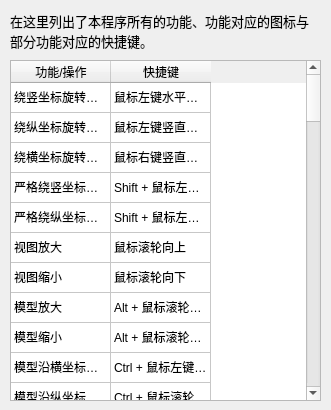
<?xml version="1.0" encoding="UTF-8"?>
<ui version="4.0">
 <class>GuideForm</class>
 <widget class="QWidget" name="GuideForm">
  <property name="geometry">
   <rect>
    <x>0</x>
    <y>0</y>
    <width>331</width>
    <height>410</height>
   </rect>
  </property>
  <property name="minimumSize">
   <size>
    <width>331</width>
    <height>410</height>
   </size>
  </property>
  <property name="maximumSize">
   <size>
    <width>331</width>
    <height>410</height>
   </size>
  </property>
  <property name="windowTitle">
   <string>功能与快捷键</string>
  </property>
  <property name="windowIcon">
   <iconset resource="GraphicsatZJU.qrc">
    <normaloff>:/GraphicsatZJU/Resources/ToolbarIcons/0x03D.png</normaloff>:/GraphicsatZJU/Resources/ToolbarIcons/0x03D.png</iconset>
  </property>
  <widget class="QTableWidget" name="tableWidget">
   <property name="geometry">
    <rect>
     <x>10</x>
     <y>60</y>
     <width>311</width>
     <height>341</height>
    </rect>
   </property>
   <property name="frameShape">
    <enum>QFrame::StyledPanel</enum>
   </property>
   <property name="frameShadow">
    <enum>QFrame::Sunken</enum>
   </property>
   <property name="midLineWidth">
    <number>1</number>
   </property>
   <property name="horizontalScrollBarPolicy">
    <enum>Qt::ScrollBarAlwaysOff</enum>
   </property>
   <property name="rowCount">
    <number>67</number>
   </property>
   <property name="columnCount">
    <number>2</number>
   </property>
   <attribute name="verticalHeaderVisible">
    <bool>false</bool>
   </attribute>
   <row>
    <property name="text">
     <string>1</string>
    </property>
   </row>
   <row>
    <property name="text">
     <string>2</string>
    </property>
   </row>
   <row>
    <property name="text">
     <string>3</string>
    </property>
   </row>
   <row>
    <property name="text">
     <string>4</string>
    </property>
   </row>
   <row>
    <property name="text">
     <string>5</string>
    </property>
   </row>
   <row>
    <property name="text">
     <string>6</string>
    </property>
   </row>
   <row>
    <property name="text">
     <string>7</string>
    </property>
   </row>
   <row>
    <property name="text">
     <string>8</string>
    </property>
   </row>
   <row>
    <property name="text">
     <string>9</string>
    </property>
   </row>
   <row>
    <property name="text">
     <string>10</string>
    </property>
   </row>
   <row>
    <property name="text">
     <string>11</string>
    </property>
   </row>
   <row>
    <property name="text">
     <string>12</string>
    </property>
   </row>
   <row/>
   <row/>
   <row/>
   <row/>
   <row/>
   <row/>
   <row/>
   <row/>
   <row/>
   <row/>
   <row/>
   <row/>
   <row/>
   <row/>
   <row/>
   <row/>
   <row/>
   <row/>
   <row/>
   <row/>
   <row/>
   <row/>
   <row/>
   <row/>
   <row/>
   <row/>
   <row/>
   <row/>
   <row/>
   <row/>
   <row/>
   <row/>
   <row/>
   <row/>
   <row/>
   <row/>
   <row/>
   <row/>
   <row/>
   <row/>
   <row/>
   <row/>
   <row/>
   <row/>
   <row/>
   <row/>
   <row/>
   <row/>
   <row/>
   <row/>
   <row/>
   <row/>
   <row/>
   <row/>
   <row/>
   <column>
    <property name="text">
     <string>功能/操作</string>
    </property>
   </column>
   <column>
    <property name="text">
     <string>快捷键</string>
    </property>
   </column>
   <item row="0" column="0">
    <property name="text">
     <string>绕竖坐标旋转视角</string>
    </property>
   </item>
   <item row="0" column="1">
    <property name="text">
     <string>鼠标左键水平拖动</string>
    </property>
   </item>
   <item row="1" column="0">
    <property name="text">
     <string>绕纵坐标旋转视角</string>
    </property>
   </item>
   <item row="1" column="1">
    <property name="text">
     <string>鼠标左键竖直拖动</string>
    </property>
   </item>
   <item row="2" column="0">
    <property name="text">
     <string>绕横坐标旋转视角</string>
    </property>
   </item>
   <item row="2" column="1">
    <property name="text">
     <string>鼠标右键竖直拖动</string>
    </property>
   </item>
   <item row="3" column="0">
    <property name="text">
     <string>严格绕竖坐标旋转视角</string>
    </property>
   </item>
   <item row="3" column="1">
    <property name="text">
     <string>Shift + 鼠标左键水平拖动</string>
    </property>
   </item>
   <item row="4" column="0">
    <property name="text">
     <string>严格绕纵坐标旋转视角</string>
    </property>
   </item>
   <item row="4" column="1">
    <property name="text">
     <string>Shift + 鼠标左键竖直拖动</string>
    </property>
   </item>
   <item row="5" column="0">
    <property name="text">
     <string>视图放大</string>
    </property>
   </item>
   <item row="5" column="1">
    <property name="text">
     <string>鼠标滚轮向上</string>
    </property>
   </item>
   <item row="6" column="0">
    <property name="text">
     <string>视图缩小</string>
    </property>
   </item>
   <item row="6" column="1">
    <property name="text">
     <string>鼠标滚轮向下</string>
    </property>
   </item>
   <item row="7" column="0">
    <property name="text">
     <string>模型放大</string>
    </property>
   </item>
   <item row="7" column="1">
    <property name="text">
     <string>Alt + 鼠标滚轮向上</string>
    </property>
   </item>
   <item row="8" column="0">
    <property name="text">
     <string>模型缩小</string>
    </property>
   </item>
   <item row="8" column="1">
    <property name="text">
     <string>Alt + 鼠标滚轮向下</string>
    </property>
   </item>
   <item row="9" column="0">
    <property name="text">
     <string>模型沿横坐标移动</string>
    </property>
   </item>
   <item row="9" column="1">
    <property name="text">
     <string>Ctrl + 鼠标左键水平拖动</string>
    </property>
   </item>
   <item row="10" column="0">
    <property name="text">
     <string>模型沿纵坐标移动</string>
    </property>
   </item>
   <item row="10" column="1">
    <property name="text">
     <string>Ctrl + 鼠标滚轮</string>
    </property>
   </item>
   <item row="11" column="0">
    <property name="text">
     <string>模型沿竖坐标移动</string>
    </property>
   </item>
   <item row="11" column="1">
    <property name="text">
     <string>Ctrl + 鼠标左键竖直拖动</string>
    </property>
   </item>
   <item row="12" column="0">
    <property name="text">
     <string>新建文档</string>
    </property>
    <property name="icon">
     <iconset resource="GraphicsatZJU.qrc">
      <normaloff>:/GraphicsatZJU/Resources/ToolbarIcons/0x025.png</normaloff>:/GraphicsatZJU/Resources/ToolbarIcons/0x025.png</iconset>
    </property>
   </item>
   <item row="12" column="1">
    <property name="text">
     <string>Ctrl + N</string>
    </property>
   </item>
   <item row="13" column="0">
    <property name="text">
     <string>打开文档/模型</string>
    </property>
    <property name="icon">
     <iconset resource="GraphicsatZJU.qrc">
      <normaloff>:/GraphicsatZJU/Resources/ToolbarIcons/0x001.png</normaloff>:/GraphicsatZJU/Resources/ToolbarIcons/0x001.png</iconset>
    </property>
   </item>
   <item row="13" column="1">
    <property name="text">
     <string>Ctrl + O</string>
    </property>
   </item>
   <item row="14" column="0">
    <property name="text">
     <string>重命名当前文档</string>
    </property>
    <property name="icon">
     <iconset resource="GraphicsatZJU.qrc">
      <normaloff>:/GraphicsatZJU/Resources/ToolbarIcons/0x084.png</normaloff>:/GraphicsatZJU/Resources/ToolbarIcons/0x084.png</iconset>
    </property>
   </item>
   <item row="14" column="1">
    <property name="text">
     <string>—</string>
    </property>
   </item>
   <item row="15" column="0">
    <property name="text">
     <string>保存当前文档</string>
    </property>
    <property name="icon">
     <iconset resource="GraphicsatZJU.qrc">
      <normaloff>:/GraphicsatZJU/Resources/ToolbarIcons/0x002.png</normaloff>:/GraphicsatZJU/Resources/ToolbarIcons/0x002.png</iconset>
    </property>
   </item>
   <item row="15" column="1">
    <property name="text">
     <string>Ctrl + S</string>
    </property>
   </item>
   <item row="16" column="0">
    <property name="text">
     <string>项目另存为</string>
    </property>
    <property name="icon">
     <iconset resource="GraphicsatZJU.qrc">
      <normaloff>:/GraphicsatZJU/Resources/ToolbarIcons/0x082.png</normaloff>:/GraphicsatZJU/Resources/ToolbarIcons/0x082.png</iconset>
    </property>
   </item>
   <item row="16" column="1">
    <property name="text">
     <string>Ctrl + Alt + S</string>
    </property>
   </item>
   <item row="17" column="0">
    <property name="text">
     <string>保存全部文档</string>
    </property>
    <property name="icon">
     <iconset resource="GraphicsatZJU.qrc">
      <normaloff>:/GraphicsatZJU/Resources/ToolbarIcons/0x083.png</normaloff>:/GraphicsatZJU/Resources/ToolbarIcons/0x083.png</iconset>
    </property>
   </item>
   <item row="17" column="1">
    <property name="text">
     <string>—</string>
    </property>
   </item>
   <item row="18" column="0">
    <property name="text">
     <string>重新载入模型</string>
    </property>
    <property name="icon">
     <iconset resource="GraphicsatZJU.qrc">
      <normaloff>:/GraphicsatZJU/Resources/ToolbarIcons/0x026.png</normaloff>:/GraphicsatZJU/Resources/ToolbarIcons/0x026.png</iconset>
    </property>
   </item>
   <item row="18" column="1">
    <property name="text">
     <string>Ctrl + R</string>
    </property>
   </item>
   <item row="19" column="0">
    <property name="text">
     <string>快速保存截图</string>
    </property>
    <property name="icon">
     <iconset resource="GraphicsatZJU.qrc">
      <normaloff>:/GraphicsatZJU/Resources/ToolbarIcons/0x081.png</normaloff>:/GraphicsatZJU/Resources/ToolbarIcons/0x081.png</iconset>
    </property>
   </item>
   <item row="19" column="1">
    <property name="text">
     <string>Ctrl + Alt + N</string>
    </property>
   </item>
   <item row="20" column="0">
    <property name="text">
     <string>导出为三维模型</string>
    </property>
    <property name="icon">
     <iconset resource="GraphicsatZJU.qrc">
      <normaloff>:/GraphicsatZJU/Resources/ToolbarIcons/0x032.png</normaloff>:/GraphicsatZJU/Resources/ToolbarIcons/0x032.png</iconset>
    </property>
   </item>
   <item row="20" column="1">
    <property name="text">
     <string>Ctrl + E</string>
    </property>
   </item>
   <item row="21" column="0">
    <property name="text">
     <string>退出</string>
    </property>
    <property name="icon">
     <iconset resource="GraphicsatZJU.qrc">
      <normaloff>:/GraphicsatZJU/Resources/ToolbarIcons/0x04C.png</normaloff>:/GraphicsatZJU/Resources/ToolbarIcons/0x04C.png</iconset>
    </property>
   </item>
   <item row="21" column="1">
    <property name="text">
     <string>Shift + Esc</string>
    </property>
   </item>
   <item row="22" column="0">
    <property name="text">
     <string>点阵</string>
    </property>
    <property name="icon">
     <iconset resource="GraphicsatZJU.qrc">
      <normaloff>:/GraphicsatZJU/Resources/ToolbarIcons/0x031.png</normaloff>:/GraphicsatZJU/Resources/ToolbarIcons/0x031.png</iconset>
    </property>
   </item>
   <item row="22" column="1">
    <property name="text">
     <string>Ctrl + Shift + P</string>
    </property>
   </item>
   <item row="23" column="0">
    <property name="text">
     <string>线框</string>
    </property>
    <property name="icon">
     <iconset resource="GraphicsatZJU.qrc">
      <normaloff>:/GraphicsatZJU/Resources/ToolbarIcons/0x028.png</normaloff>:/GraphicsatZJU/Resources/ToolbarIcons/0x028.png</iconset>
    </property>
   </item>
   <item row="23" column="1">
    <property name="text">
     <string>Ctrl + Shift + L</string>
    </property>
   </item>
   <item row="24" column="0">
    <property name="text">
     <string>线框填充</string>
    </property>
    <property name="icon">
     <iconset resource="GraphicsatZJU.qrc">
      <normaloff>:/GraphicsatZJU/Resources/ToolbarIcons/0x034.png</normaloff>:/GraphicsatZJU/Resources/ToolbarIcons/0x034.png</iconset>
    </property>
   </item>
   <item row="24" column="1">
    <property name="text">
     <string>Ctrl + Shift + F</string>
    </property>
   </item>
   <item row="25" column="0">
    <property name="text">
     <string>面填充</string>
    </property>
    <property name="icon">
     <iconset resource="GraphicsatZJU.qrc">
      <normaloff>:/GraphicsatZJU/Resources/ToolbarIcons/0x033.png</normaloff>:/GraphicsatZJU/Resources/ToolbarIcons/0x033.png</iconset>
    </property>
   </item>
   <item row="25" column="1">
    <property name="text">
     <string>Alt + Shift + S</string>
    </property>
   </item>
   <item row="26" column="0">
    <property name="text">
     <string>平滑填充</string>
    </property>
    <property name="icon">
     <iconset resource="GraphicsatZJU.qrc">
      <normaloff>:/GraphicsatZJU/Resources/ToolbarIcons/0x035.png</normaloff>:/GraphicsatZJU/Resources/ToolbarIcons/0x035.png</iconset>
    </property>
   </item>
   <item row="26" column="1">
    <property name="text">
     <string>Alt + Shift + L</string>
    </property>
   </item>
   <item row="27" column="0">
    <property name="text">
     <string>光照</string>
    </property>
    <property name="icon">
     <iconset resource="GraphicsatZJU.qrc">
      <normaloff>:/GraphicsatZJU/Resources/ToolbarIcons/0x036.png</normaloff>:/GraphicsatZJU/Resources/ToolbarIcons/0x036.png</iconset>
    </property>
   </item>
   <item row="27" column="1">
    <property name="text">
     <string>Ctrl + L</string>
    </property>
   </item>
   <item row="28" column="0">
    <property name="text">
     <string>显示包围盒</string>
    </property>
    <property name="icon">
     <iconset resource="GraphicsatZJU.qrc">
      <normaloff>:/GraphicsatZJU/Resources/ToolbarIcons/0x01D.png</normaloff>:/GraphicsatZJU/Resources/ToolbarIcons/0x01D.png</iconset>
    </property>
   </item>
   <item row="28" column="1">
    <property name="text">
     <string>—</string>
    </property>
   </item>
   <item row="29" column="0">
    <property name="text">
     <string>显示中心点</string>
    </property>
    <property name="icon">
     <iconset resource="GraphicsatZJU.qrc">
      <normaloff>:/GraphicsatZJU/Resources/ToolbarIcons/0xFFF.png</normaloff>:/GraphicsatZJU/Resources/ToolbarIcons/0xFFF.png</iconset>
    </property>
   </item>
   <item row="29" column="1">
    <property name="text">
     <string>—</string>
    </property>
   </item>
   <item row="30" column="0">
    <property name="text">
     <string>显示坐标轴</string>
    </property>
    <property name="icon">
     <iconset resource="GraphicsatZJU.qrc">
      <normaloff>:/GraphicsatZJU/Resources/ToolbarIcons/0x01C.png</normaloff>:/GraphicsatZJU/Resources/ToolbarIcons/0x01C.png</iconset>
    </property>
   </item>
   <item row="30" column="1">
    <property name="text">
     <string>—</string>
    </property>
   </item>
   <item row="31" column="0">
    <property name="text">
     <string>状态监视器</string>
    </property>
    <property name="icon">
     <iconset resource="GraphicsatZJU.qrc">
      <normaloff>:/GraphicsatZJU/Resources/ToolbarIcons/0x051.png</normaloff>:/GraphicsatZJU/Resources/ToolbarIcons/0x051.png</iconset>
    </property>
   </item>
   <item row="31" column="1">
    <property name="text">
     <string>Ctrl + Shift + M</string>
    </property>
   </item>
   <item row="32" column="0">
    <property name="text">
     <string>关闭滤镜</string>
    </property>
    <property name="icon">
     <iconset resource="GraphicsatZJU.qrc">
      <normaloff>:/GraphicsatZJU/Resources/ToolbarIcons/0x070.png</normaloff>:/GraphicsatZJU/Resources/ToolbarIcons/0x070.png</iconset>
    </property>
   </item>
   <item row="32" column="1">
    <property name="text">
     <string>—</string>
    </property>
   </item>
   <item row="33" column="0">
    <property name="text">
     <string>曝光</string>
    </property>
    <property name="icon">
     <iconset resource="GraphicsatZJU.qrc">
      <normaloff>:/GraphicsatZJU/Resources/ToolbarIcons/0x071.png</normaloff>:/GraphicsatZJU/Resources/ToolbarIcons/0x071.png</iconset>
    </property>
   </item>
   <item row="33" column="1">
    <property name="text">
     <string>—</string>
    </property>
   </item>
   <item row="34" column="0">
    <property name="text">
     <string>融合</string>
    </property>
    <property name="icon">
     <iconset resource="GraphicsatZJU.qrc">
      <normaloff>:/GraphicsatZJU/Resources/ToolbarIcons/0x072.png</normaloff>:/GraphicsatZJU/Resources/ToolbarIcons/0x072.png</iconset>
    </property>
   </item>
   <item row="34" column="1">
    <property name="text">
     <string>—</string>
    </property>
   </item>
   <item row="35" column="0">
    <property name="text">
     <string>彩色</string>
    </property>
    <property name="icon">
     <iconset resource="GraphicsatZJU.qrc">
      <normaloff>:/GraphicsatZJU/Resources/ToolbarIcons/0x073.png</normaloff>:/GraphicsatZJU/Resources/ToolbarIcons/0x073.png</iconset>
    </property>
   </item>
   <item row="35" column="1">
    <property name="text">
     <string>—</string>
    </property>
   </item>
   <item row="36" column="0">
    <property name="text">
     <string>屏蔽环境光彩色</string>
    </property>
    <property name="icon">
     <iconset resource="GraphicsatZJU.qrc">
      <normaloff>:/GraphicsatZJU/Resources/ToolbarIcons/0x074.png</normaloff>:/GraphicsatZJU/Resources/ToolbarIcons/0x074.png</iconset>
    </property>
   </item>
   <item row="36" column="1">
    <property name="text">
     <string>—</string>
    </property>
   </item>
   <item row="37" column="0">
    <property name="text">
     <string>网络加密</string>
    </property>
    <property name="icon">
     <iconset resource="GraphicsatZJU.qrc">
      <normaloff>:/GraphicsatZJU/Resources/ToolbarIcons/0x087.png</normaloff>:/GraphicsatZJU/Resources/ToolbarIcons/0x087.png</iconset>
    </property>
   </item>
   <item row="37" column="1">
    <property name="text">
     <string>—</string>
    </property>
   </item>
   <item row="38" column="0">
    <property name="text">
     <string>网络稀疏</string>
    </property>
    <property name="icon">
     <iconset resource="GraphicsatZJU.qrc">
      <normaloff>:/GraphicsatZJU/Resources/ToolbarIcons/0x089.png</normaloff>:/GraphicsatZJU/Resources/ToolbarIcons/0x089.png</iconset>
    </property>
   </item>
   <item row="38" column="1">
    <property name="text">
     <string>—</string>
    </property>
   </item>
   <item row="39" column="0">
    <property name="text">
     <string>主视图</string>
    </property>
    <property name="icon">
     <iconset resource="GraphicsatZJU.qrc">
      <normaloff>:/GraphicsatZJU/Resources/ToolbarIcons/0x060.png</normaloff>:/GraphicsatZJU/Resources/ToolbarIcons/0x060.png</iconset>
    </property>
   </item>
   <item row="39" column="1">
    <property name="text">
     <string>—</string>
    </property>
   </item>
   <item row="40" column="0">
    <property name="text">
     <string>后视图</string>
    </property>
    <property name="icon">
     <iconset resource="GraphicsatZJU.qrc">
      <normaloff>:/GraphicsatZJU/Resources/ToolbarIcons/0x061.png</normaloff>:/GraphicsatZJU/Resources/ToolbarIcons/0x061.png</iconset>
    </property>
   </item>
   <item row="40" column="1">
    <property name="text">
     <string>—</string>
    </property>
   </item>
   <item row="41" column="0">
    <property name="text">
     <string>俯视图</string>
    </property>
    <property name="icon">
     <iconset resource="GraphicsatZJU.qrc">
      <normaloff>:/GraphicsatZJU/Resources/ToolbarIcons/0x062.png</normaloff>:/GraphicsatZJU/Resources/ToolbarIcons/0x062.png</iconset>
    </property>
   </item>
   <item row="41" column="1">
    <property name="text">
     <string>—</string>
    </property>
   </item>
   <item row="42" column="0">
    <property name="text">
     <string>仰视图</string>
    </property>
    <property name="icon">
     <iconset resource="GraphicsatZJU.qrc">
      <normaloff>:/GraphicsatZJU/Resources/ToolbarIcons/0x063.png</normaloff>:/GraphicsatZJU/Resources/ToolbarIcons/0x063.png</iconset>
    </property>
   </item>
   <item row="42" column="1">
    <property name="text">
     <string>—</string>
    </property>
   </item>
   <item row="43" column="0">
    <property name="text">
     <string>左视图</string>
    </property>
    <property name="icon">
     <iconset resource="GraphicsatZJU.qrc">
      <normaloff>:/GraphicsatZJU/Resources/ToolbarIcons/0x064.png</normaloff>:/GraphicsatZJU/Resources/ToolbarIcons/0x064.png</iconset>
    </property>
   </item>
   <item row="43" column="1">
    <property name="text">
     <string>—</string>
    </property>
   </item>
   <item row="44" column="0">
    <property name="text">
     <string>右视图</string>
    </property>
    <property name="icon">
     <iconset resource="GraphicsatZJU.qrc">
      <normaloff>:/GraphicsatZJU/Resources/ToolbarIcons/0x065.png</normaloff>:/GraphicsatZJU/Resources/ToolbarIcons/0x065.png</iconset>
    </property>
   </item>
   <item row="44" column="1">
    <property name="text">
     <string>—</string>
    </property>
   </item>
   <item row="45" column="0">
    <property name="text">
     <string>绕X轴顺时针转90°</string>
    </property>
    <property name="icon">
     <iconset resource="GraphicsatZJU.qrc">
      <normaloff>:/GraphicsatZJU/Resources/ToolbarIcons/0x06A.png</normaloff>:/GraphicsatZJU/Resources/ToolbarIcons/0x06A.png</iconset>
    </property>
   </item>
   <item row="45" column="1">
    <property name="text">
     <string>—</string>
    </property>
   </item>
   <item row="46" column="0">
    <property name="text">
     <string>绕X轴逆时针转90°</string>
    </property>
    <property name="icon">
     <iconset resource="GraphicsatZJU.qrc">
      <normaloff>:/GraphicsatZJU/Resources/ToolbarIcons/0x06B.png</normaloff>:/GraphicsatZJU/Resources/ToolbarIcons/0x06B.png</iconset>
    </property>
   </item>
   <item row="46" column="1">
    <property name="text">
     <string>—</string>
    </property>
   </item>
   <item row="47" column="0">
    <property name="text">
     <string>绕Y轴顺时针转90°</string>
    </property>
    <property name="icon">
     <iconset resource="GraphicsatZJU.qrc">
      <normaloff>:/GraphicsatZJU/Resources/ToolbarIcons/0x06C.png</normaloff>:/GraphicsatZJU/Resources/ToolbarIcons/0x06C.png</iconset>
    </property>
   </item>
   <item row="47" column="1">
    <property name="text">
     <string>—</string>
    </property>
   </item>
   <item row="48" column="0">
    <property name="text">
     <string>绕Y轴逆时针转90°</string>
    </property>
    <property name="icon">
     <iconset resource="GraphicsatZJU.qrc">
      <normaloff>:/GraphicsatZJU/Resources/ToolbarIcons/0x06D.png</normaloff>:/GraphicsatZJU/Resources/ToolbarIcons/0x06D.png</iconset>
    </property>
   </item>
   <item row="48" column="1">
    <property name="text">
     <string>—</string>
    </property>
   </item>
   <item row="49" column="0">
    <property name="text">
     <string>绕Z轴顺时针转90°</string>
    </property>
    <property name="icon">
     <iconset resource="GraphicsatZJU.qrc">
      <normaloff>:/GraphicsatZJU/Resources/ToolbarIcons/0x06F.png</normaloff>:/GraphicsatZJU/Resources/ToolbarIcons/0x06F.png</iconset>
    </property>
   </item>
   <item row="49" column="1">
    <property name="text">
     <string>—</string>
    </property>
   </item>
   <item row="50" column="0">
    <property name="text">
     <string>绕Z轴逆时针转90°</string>
    </property>
    <property name="icon">
     <iconset resource="GraphicsatZJU.qrc">
      <normaloff>:/GraphicsatZJU/Resources/ToolbarIcons/0x06E.png</normaloff>:/GraphicsatZJU/Resources/ToolbarIcons/0x06E.png</iconset>
    </property>
   </item>
   <item row="50" column="1">
    <property name="text">
     <string>—</string>
    </property>
   </item>
   <item row="51" column="0">
    <property name="text">
     <string>关闭当前文档</string>
    </property>
    <property name="icon">
     <iconset resource="GraphicsatZJU.qrc">
      <normaloff>:/GraphicsatZJU/Resources/ToolbarIcons/0x04F.png</normaloff>:/GraphicsatZJU/Resources/ToolbarIcons/0x04F.png</iconset>
    </property>
   </item>
   <item row="51" column="1">
    <property name="text">
     <string>Ctrl + Q</string>
    </property>
   </item>
   <item row="52" column="0">
    <property name="text">
     <string>关闭所有文档</string>
    </property>
    <property name="icon">
     <iconset resource="GraphicsatZJU.qrc">
      <normaloff>:/GraphicsatZJU/Resources/ToolbarIcons/0x04B.png</normaloff>:/GraphicsatZJU/Resources/ToolbarIcons/0x04B.png</iconset>
    </property>
   </item>
   <item row="52" column="1">
    <property name="text">
     <string>Ctrl + Shift + Q</string>
    </property>
   </item>
   <item row="53" column="0">
    <property name="text">
     <string>将当前文档最大化</string>
    </property>
    <property name="icon">
     <iconset resource="GraphicsatZJU.qrc">
      <normaloff>:/GraphicsatZJU/Resources/ToolbarIcons/0x05D.png</normaloff>:/GraphicsatZJU/Resources/ToolbarIcons/0x05D.png</iconset>
    </property>
   </item>
   <item row="53" column="1">
    <property name="text">
     <string>—</string>
    </property>
   </item>
   <item row="54" column="0">
    <property name="text">
     <string>将全部文档最大化</string>
    </property>
    <property name="icon">
     <iconset resource="GraphicsatZJU.qrc">
      <normaloff>:/GraphicsatZJU/Resources/ToolbarIcons/0x05C.png</normaloff>:/GraphicsatZJU/Resources/ToolbarIcons/0x05C.png</iconset>
    </property>
   </item>
   <item row="54" column="1">
    <property name="text">
     <string>—</string>
    </property>
   </item>
   <item row="55" column="0">
    <property name="text">
     <string>将当前文档窗口化</string>
    </property>
    <property name="icon">
     <iconset resource="GraphicsatZJU.qrc">
      <normaloff>:/GraphicsatZJU/Resources/ToolbarIcons/0x050.png</normaloff>:/GraphicsatZJU/Resources/ToolbarIcons/0x050.png</iconset>
    </property>
   </item>
   <item row="55" column="1">
    <property name="text">
     <string>Ctrl + W</string>
    </property>
   </item>
   <item row="56" column="0">
    <property name="text">
     <string>将全部文档最大化</string>
    </property>
    <property name="icon">
     <iconset resource="GraphicsatZJU.qrc">
      <normaloff>:/GraphicsatZJU/Resources/ToolbarIcons/0x04D.png</normaloff>:/GraphicsatZJU/Resources/ToolbarIcons/0x04D.png</iconset>
    </property>
   </item>
   <item row="56" column="1">
    <property name="text">
     <string>Ctrl + Shift + W</string>
    </property>
   </item>
   <item row="57" column="0">
    <property name="text">
     <string>渐变背景</string>
    </property>
    <property name="icon">
     <iconset resource="GraphicsatZJU.qrc">
      <normaloff>:/GraphicsatZJU/Resources/ToolbarIcons/0x01E.png</normaloff>:/GraphicsatZJU/Resources/ToolbarIcons/0x01E.png</iconset>
    </property>
   </item>
   <item row="57" column="1">
    <property name="text">
     <string>—</string>
    </property>
   </item>
   <item row="58" column="0">
    <property name="text">
     <string>网格背景</string>
    </property>
    <property name="icon">
     <iconset resource="GraphicsatZJU.qrc">
      <normaloff>:/GraphicsatZJU/Resources/ToolbarIcons/0x02A.png</normaloff>:/GraphicsatZJU/Resources/ToolbarIcons/0x02A.png</iconset>
    </property>
   </item>
   <item row="58" column="1">
    <property name="text">
     <string>—</string>
    </property>
   </item>
   <item row="59" column="0">
    <property name="text">
     <string>无背景</string>
    </property>
    <property name="icon">
     <iconset resource="GraphicsatZJU.qrc">
      <normaloff>:/GraphicsatZJU/Resources/ToolbarIcons/0x01F.png</normaloff>:/GraphicsatZJU/Resources/ToolbarIcons/0x01F.png</iconset>
    </property>
   </item>
   <item row="59" column="1">
    <property name="text">
     <string>—</string>
    </property>
   </item>
   <item row="60" column="0">
    <property name="text">
     <string>使用正交投影</string>
    </property>
    <property name="icon">
     <iconset resource="GraphicsatZJU.qrc">
      <normaloff>:/GraphicsatZJU/Resources/ToolbarIcons/0x03B.png</normaloff>:/GraphicsatZJU/Resources/ToolbarIcons/0x03B.png</iconset>
    </property>
   </item>
   <item row="60" column="1">
    <property name="text">
     <string>—</string>
    </property>
   </item>
   <item row="61" column="0">
    <property name="text">
     <string>使用透视投影</string>
    </property>
    <property name="icon">
     <iconset resource="GraphicsatZJU.qrc">
      <normaloff>:/GraphicsatZJU/Resources/ToolbarIcons/0x03A.png</normaloff>:/GraphicsatZJU/Resources/ToolbarIcons/0x03A.png</iconset>
    </property>
   </item>
   <item row="61" column="1">
    <property name="text">
     <string>—</string>
    </property>
   </item>
   <item row="62" column="0">
    <property name="text">
     <string>功能与快捷键</string>
    </property>
    <property name="icon">
     <iconset resource="GraphicsatZJU.qrc">
      <normaloff>:/GraphicsatZJU/Resources/ToolbarIcons/0x03D.png</normaloff>:/GraphicsatZJU/Resources/ToolbarIcons/0x03D.png</iconset>
    </property>
   </item>
   <item row="62" column="1">
    <property name="text">
     <string>—</string>
    </property>
   </item>
   <item row="63" column="0">
    <property name="text">
     <string>开发者信息</string>
    </property>
    <property name="icon">
     <iconset resource="GraphicsatZJU.qrc">
      <normaloff>:/GraphicsatZJU/Resources/ToolbarIcons/0x020.png</normaloff>:/GraphicsatZJU/Resources/ToolbarIcons/0x020.png</iconset>
    </property>
   </item>
   <item row="63" column="1">
    <property name="text">
     <string>Ctrl + H</string>
    </property>
   </item>
   <item row="64" column="0">
    <property name="text">
     <string>光照颜色</string>
    </property>
    <property name="icon">
     <iconset resource="GraphicsatZJU.qrc">
      <normaloff>:/GraphicsatZJU/Resources/ToolbarIcons/0x108.png</normaloff>:/GraphicsatZJU/Resources/ToolbarIcons/0x108.png</iconset>
    </property>
   </item>
   <item row="64" column="1">
    <property name="text">
     <string>—</string>
    </property>
   </item>
   <item row="65" column="0">
    <property name="text">
     <string>线面叠加填充</string>
    </property>
    <property name="icon">
     <iconset resource="GraphicsatZJU.qrc">
      <normaloff>:/GraphicsatZJU/Resources/ToolbarIcons/0x0A1.png</normaloff>:/GraphicsatZJU/Resources/ToolbarIcons/0x0A1.png</iconset>
    </property>
   </item>
   <item row="65" column="1">
    <property name="text">
     <string>—</string>
    </property>
   </item>
   <item row="66" column="0">
    <property name="text">
     <string>点面叠加填充</string>
    </property>
    <property name="icon">
     <iconset resource="GraphicsatZJU.qrc">
      <normaloff>:/GraphicsatZJU/Resources/ToolbarIcons/0x0A3.png</normaloff>:/GraphicsatZJU/Resources/ToolbarIcons/0x0A3.png</iconset>
    </property>
   </item>
   <item row="66" column="1">
    <property name="text">
     <string>—</string>
    </property>
   </item>
  </widget>
  <widget class="QLabel" name="label">
   <property name="geometry">
    <rect>
     <x>10</x>
     <y>10</y>
     <width>311</width>
     <height>41</height>
    </rect>
   </property>
   <property name="font">
    <font>
     <family>微软雅黑</family>
     <pointsize>10</pointsize>
    </font>
   </property>
   <property name="text">
    <string>在这里列出了本程序所有的功能、功能对应的图标与部分功能对应的快捷键。</string>
   </property>
   <property name="wordWrap">
    <bool>true</bool>
   </property>
  </widget>
 </widget>
 <layoutdefault spacing="6" margin="11"/>
 <resources>
  <include location="GraphicsatZJU.qrc"/>
 </resources>
 <connections/>
</ui>
